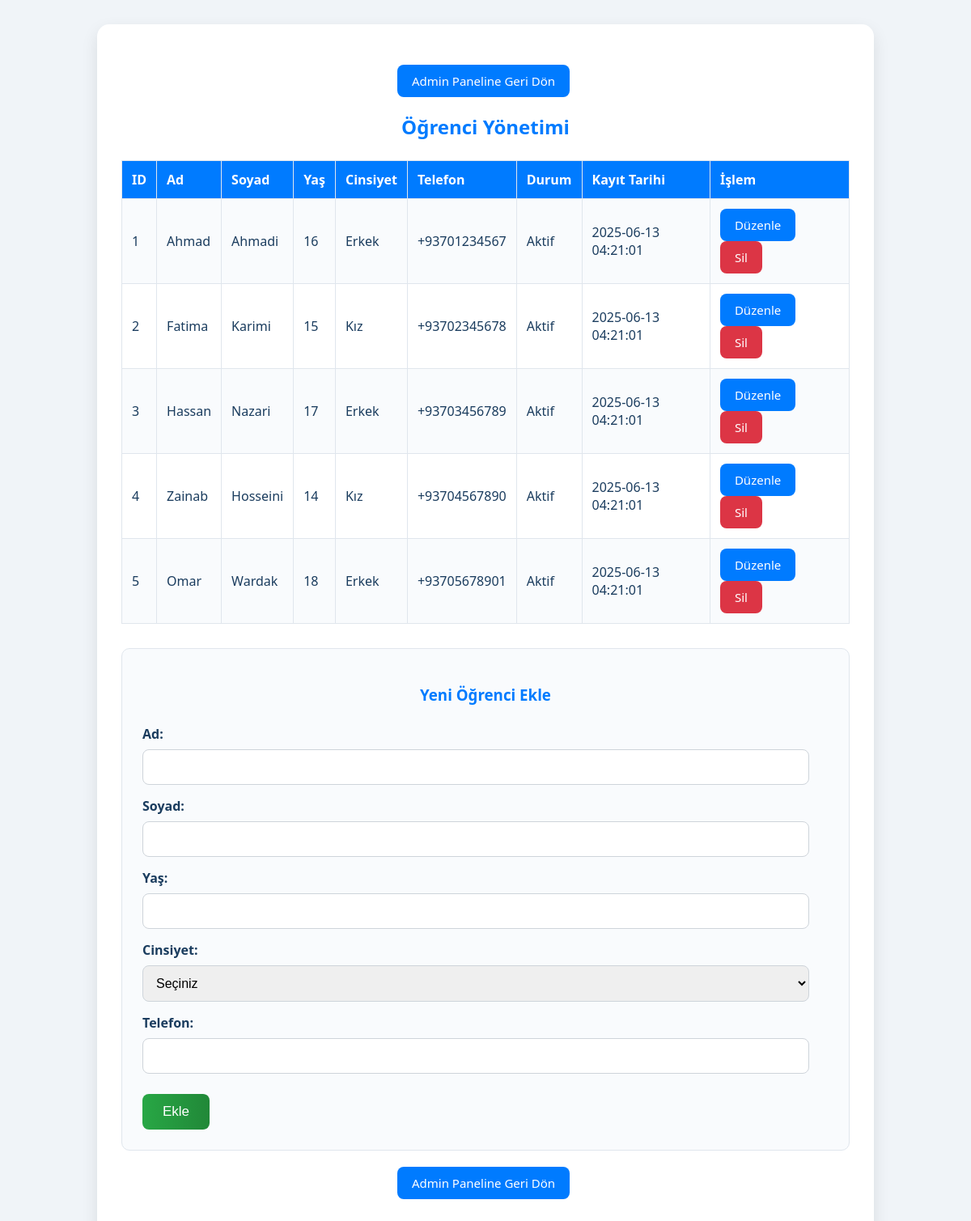
The page /ogrenciler.php (signed in) on the database its author committed.
### tables this page shows
CREATE TABLE ogrenciler (
    ogrenci_id INT PRIMARY KEY AUTO_INCREMENT,
    ad VARCHAR(50) NOT NULL,
    soyad VARCHAR(50) NOT NULL,
    baba_adi VARCHAR(50),
    dogum_tarihi DATE,
    yas INT,
    cinsiyet ENUM('Erkek', 'Kız') NOT NULL,
    telefon VARCHAR(20),
    adres TEXT,
    sehir VARCHAR(50) DEFAULT 'Herat',
    ilce VARCHAR(50),
    veli_adi VARCHAR(100),
    veli_telefon VARCHAR(20),
    egitim_seviyesi ENUM('İlkokul', 'Ortaokul', 'Lise', 'Mezun') DEFAULT 'İlkokul',
    teknoloji_seviyesi ENUM('Hiç Bilmiyor', 'Temel', 'Orta', 'İleri') DEFAULT 'Hiç Bilmiyor',
    kayit_tarihi DATETIME DEFAULT CURRENT_TIMESTAMP,
    durum ENUM('Aktif', 'Pasif', 'Mezun', 'Ayrılmış') DEFAULT 'Aktif',
    notlar TEXT,
    olusturan_admin VARCHAR(50),
    guncelleme_tarihi TIMESTAMP DEFAULT CURRENT_TIMESTAMP ON UPDATE CURRENT_TIMESTAMP
);

### ogrenciler.php (the view, shortened to what this page needs)
<?php
require 'db.php';
$guncelle = null;
try {
    $ogrenciler = $db->query("SELECT ogrenci_id, ad, soyad, yas, cinsiyet, telefon, durum, kayit_tarihi FROM ogrenciler ORDER BY kayit_tarihi DESC")->fetchAll(PDO::FETCH_ASSOC);
} catch (PDOException $e) {
    $error_message = "Öğrenci listesi çekilirken bir hata oluştu: " . $e->getMessage();
    $ogrenciler = [];
}
?>
<!DOCTYPE html>
<html lang="tr">
<head>
</head>
<body>
    <div class="container">
        <p class="back-link"><a href="admin.php" class="btn">Admin Paneline Geri Dön</a></p>
        <h2>Öğrenci Yönetimi</h2>
        <table>
            <tr>
                <th>ID</th>
                <th>Ad</th>
                <th>Soyad</th>
                <th>Yaş</th>
                <th>Cinsiyet</th>
                <th>Telefon</th>
                <th>Durum</th>
                <th>Kayıt Tarihi</th>
                <th>İşlem</th>
            </tr>
            <?php if (!empty($ogrenciler)): ?>
                <?php foreach ($ogrenciler as $o): ?>
                <tr>
                    <td><?= htmlspecialchars($o['ogrenci_id']) ?></td>
                    <td><?= htmlspecialchars($o['ad']) ?></td>
                    <td><?= htmlspecialchars($o['soyad']) ?></td>
                    <td><?= htmlspecialchars($o['yas']) ?></td>
                    <td><?= htmlspecialchars($o['cinsiyet']) ?></td>
                    <td><?= htmlspecialchars($o['telefon']) ?></td>
                    <td><?= htmlspecialchars($o['durum']) ?></td>
                    <td><?= htmlspecialchars($o['kayit_tarihi']) ?></td>
                    <td>
                        <a href="?duzenle=<?= htmlspecialchars($o['ogrenci_id']) ?>" class="btn">Düzenle</a>
                        <a href="?sil=<?= htmlspecialchars($o['ogrenci_id']) ?>" class="btn btn-red" onclick="return confirm('Silmek istediğinize emin misiniz? Bu işlem geri alınamaz!')">Sil</a>
                    </td>
                </tr>
                <?php endforeach; ?>
            <?php else: ?>
                <tr>
                    <td colspan="9" style="text-align: center;">Henüz kayıtlı öğrenci bulunmamaktadır.</td>
                </tr>
            <?php endif; ?>
        </table>
        <div class="form-section">
            <h3><?= $guncelle ? 'Öğrenci Bilgilerini Güncelle' : 'Yeni Öğrenci Ekle' ?></h3>
            <form method="post">
                <label for="ad">Ad:</label>
                <input type="text" id="ad" name="ad" value="<?= htmlspecialchars($guncelle['ad'] ?? '') ?>" required><br>
                <label for="soyad">Soyad:</label>
                <input type="text" id="soyad" name="soyad" value="<?= htmlspecialchars($guncelle['soyad'] ?? '') ?>" required><br>
                <label for="yas">Yaş:</label>
                <input type="number" id="yas" name="yas" value="<?= htmlspecialchars($guncelle['yas'] ?? '') ?>" required><br>
                <label for="cinsiyet">Cinsiyet:</label>
                <select id="cinsiyet" name="cinsiyet" required>
                    <option value="">Seçiniz</option>
                </select><br>
                <label for="telefon">Telefon:</label>
                <input type="text" id="telefon" name="telefon" value="<?= htmlspecialchars($guncelle['telefon'] ?? '') ?>"><br>
                <input type="submit" name="<?= $guncelle ? 'guncelle' : 'ekle' ?>" value="<?= $guncelle ? 'Güncelle' : 'Ekle' ?>">
            </form>
        </div>
        <p class="back-link"><a href="admin.php" class="btn">Admin Paneline Geri Dön</a></p>
    </div>
</body>
</html>

### ogrenciler.php (style rules this page uses)
body { font-family: 'Segoe UI', Arial, sans-serif; margin: 20px; background: #f0f4f8; color: #1a3c5e; }
.container { max-width: 900px; margin: 30px auto; background: white; padding: 30px; border-radius: 15px; box-shadow: 0 8px 20px rgba(0,0,0,0.1); }
h2, h3 { color: #007bff; text-align: center; margin-bottom: 25px; }
table { border-collapse: collapse; width: 100%; margin-bottom: 30px; }
th, td { border: 1px solid #e0e6ed; padding: 12px; text-align: left; }
th { background: #007bff; color: white; font-weight: bold; }
tr:nth-child(even) { background: #f9fbfd; }
a { color: #007bff; text-decoration: none; transition: color 0.3s ease; }
.btn { display: inline-block; padding: 10px 18px; background: #007bff; color: white; border: none; border-radius: 8px; cursor: pointer; text-decoration: none; font-size: 15px; transition: background 0.3s ease; margin-right: 5px; }
.btn-red { background: #dc3545; }
.form-section { margin-top: 30px; background: #f9fbfd; padding: 25px; border-radius: 10px; border: 1px solid #e0e6ed; }
.form-section label { display: block; margin-bottom: 8px; font-weight: bold; color: #1a3c5e; }
.form-section input[type="text"], .form-section input[type="number"], .form-section select { width: calc(100% - 24px); padding: 12px; margin-bottom: 15px; border: 1px solid #ced4da; border-radius: 8px; font-size: 16px; box-sizing: border-box; }
.form-section input[type="submit"] { width: auto; padding: 12px 25px; background: linear-gradient(90deg, #28a745, #218838); color: white; border: none; border-radius: 8px; font-size: 17px; cursor: pointer; transition: background 0.3s ease; margin-top: 10px; }
.back-link { display: block; text-align: center; margin-top: 20px; font-size: 16px; }

### rows shown on the page
ogrenciler: ogrenci_id "1", ad "Ahmad", soyad "Ahmadi", yas "16", cinsiyet "Erkek", telefon "+93701234567", durum "Aktif", kayit_tarihi "2025-06-13 04:21:01"
ogrenciler: ogrenci_id "2", ad "Fatima", soyad "Karimi", yas "15", cinsiyet "Kız", telefon "+93702345678", durum "Aktif", kayit_tarihi "2025-06-13 04:21:01"
ogrenciler: ogrenci_id "3", ad "Hassan", soyad "Nazari", yas "17", cinsiyet "Erkek", telefon "+93703456789", durum "Aktif", kayit_tarihi "2025-06-13 04:21:01"
ogrenciler: ogrenci_id "4", ad "Zainab", soyad "Hosseini", yas "14", cinsiyet "Kız", telefon "+93704567890", durum "Aktif", kayit_tarihi "2025-06-13 04:21:01"
ogrenciler: ogrenci_id "5", ad "Omar", soyad "Wardak", yas "18", cinsiyet "Erkek", telefon "+93705678901", durum "Aktif", kayit_tarihi "2025-06-13 04:21:01"
